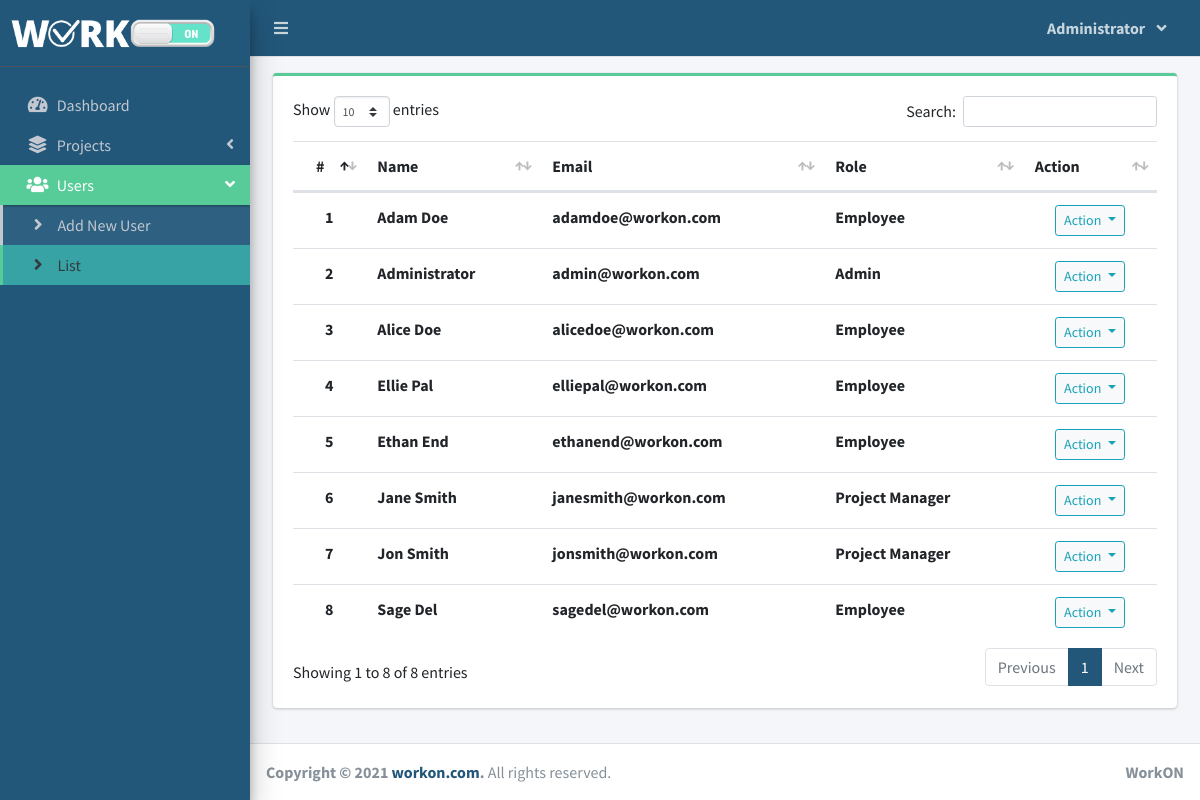
The page /index.php?page=user_list (signed in) on the database its author committed.
### tables this page shows
CREATE TABLE `users` (
  `id` int(30) NOT NULL,
  `firstname` varchar(200) NOT NULL,
  `lastname` varchar(200) NOT NULL,
  `email` varchar(200) NOT NULL,
  `password` text NOT NULL,
  `type` tinyint(1) NOT NULL DEFAULT 2 COMMENT '1 = admin, 2 = staff',
  `avatar` text NOT NULL DEFAULT 'no-image-available.png',
  `date_created` datetime NOT NULL DEFAULT current_timestamp()
);

### user_list.php (the view, shortened to what this page needs)
<?php include'db_connect.php' ?>
<div class="col-lg-12">
	<div class="card card-outline card-success">
		<div class="card-body">
			<div class="table-responsive xpand xpand-table x-scroll">
				<table class="table tabe-hover table-condensed " id="list">
					<thead>
						<tr>
							<th class="text-center">#</th>
							<th>Name</th>
							<th>Email</th>
							<th>Role</th>
							<th>Action</th>
						</tr>
					</thead>
					<tbody>
						<?php
						$i = 1;
						$type = array('',"Admin","Project Manager","Employee");
						$qry = $conn->query("SELECT *,concat(firstname,' ',lastname) as name FROM users order by concat(firstname,' ',lastname) asc");
						while($row= $qry->fetch_assoc()):
						?>
						<tr>
							<th class="text-center"><?php echo $i++ ?></th>
							<td><b><?php echo ucwords($row['name']) ?></b></td>
							<td><b><?php echo $row['email'] ?></b></td>
							<td><b><?php echo $type[$row['type']] ?></b></td>
							<td class="text-center">
								<button type="button" class="btn btn-default btn-sm btn-round border-info wave-effect text-info dropdown-toggle" data-toggle="dropdown" aria-expanded="true">
								Action
								</button>
							</td>
						</tr>
					<?php endwhile; ?>
					</tbody>
				</table>
			</div>
		</div>
	</div>
</div>

### index.php (shortened to what this page needs)
<!DOCTYPE html>
<html lang="en">
<?php
	include 'header.php'
?>
<body class="hold-transition sidebar-mini layout-fixed layout-navbar-fixed layout-footer-fixed">
<div class="wrapper">
  <?php include 'topbar.php' ?>
  <?php include 'sidebar.php' ?>
  <div class="content-wrapper">
    <div class="content-header p-2">
    </div>
    <section class="content">
      <div class="container-fluid">
         <?php
            $page = isset($_GET['page']) ? $_GET['page'] : 'home';
            if(!file_exists($page.".php")){
                include '404.html';
            }else{
            include $page.'.php';
            }
          ?>
      </div>
    </section>
  </div>
  <footer class="main-footer">
    <strong>Copyright &copy; 2021 <a href="index.php">workon.com</a>.</strong>
    All rights reserved.
    <div class="float-right d-none d-sm-inline-block">
      <b><?php echo $_SESSION['system']['name'] ?></b>
    </div>
  </footer>
</div>
</body>
</html>

### header.php (shortened to what this page needs)
<head>
  <link rel="stylesheet" href="assets/dist/css/custom.css">
  <link rel="stylesheet" href="assets/plugins/fontawesome-free/css/all.min.css">
  <link rel="stylesheet" href="assets/plugins/overlayScrollbars/css/OverlayScrollbars.min.css">
  <link rel="stylesheet" href="assets/plugins/datatables-bs4/css/dataTables.bootstrap4.min.css">
  <link rel="stylesheet" href="assets/plugins/datatables-responsive/css/responsive.bootstrap4.min.css">
  <link rel="stylesheet" href="assets/plugins/datatables-buttons/css/buttons.bootstrap4.min.css">
  <link rel="stylesheet" href="assets/plugins/select2/css/select2.min.css">
  <link rel="stylesheet" href="assets/plugins/select2-bootstrap4-theme/select2-bootstrap4.min.css">
  <link rel="stylesheet" href="assets/plugins/sweetalert2-theme-bootstrap-4/bootstrap-4.min.css">
  <link rel="stylesheet" href="assets/plugins/toastr/toastr.min.css">
  <link rel="stylesheet" href="assets/plugins/dropzone/min/dropzone.min.css">
  <link rel="stylesheet" href="assets/dist/css/jquery.datetimepicker.min.css">
  <link rel="stylesheet" href="assets/plugins/icheck-bootstrap/icheck-bootstrap.min.css">
  <link rel="stylesheet" href="assets/plugins/bootstrap4-toggle/css/bootstrap4-toggle.min.css">
  <link rel="stylesheet" href="assets/dist/css/workon.css">
  <link rel="stylesheet" href="assets/dist/css/styles.css">
  <link rel="stylesheet" href="assets/plugins/summernote/summernote-bs4.min.css">
</head>

### topbar.php (shortened to what this page needs)
<nav class="main-header navbar navbar-expand navbar-primary navbar-dark ">
  <ul class="navbar-nav">
    <?php if(isset($_SESSION['login_id'])): ?>
    <li class="nav-item">
      <a class="nav-link" data-widget="pushmenu" href="" role="button"><i class="fas fa-bars"></i></a>
    </li>
  <?php endif; ?>
  </ul>
  <ul class="navbar-nav ml-auto">
    <li class="nav-item dropdown">
      <a class="nav-link"  data-toggle="dropdown" aria-expanded="true" href="javascript:void(0)">
        <span>
          <div class="d-felx badge-pill">
            <span><b><?php echo ucwords($_SESSION['login_firstname']) ?></b></span>
            <span class="fa fa-angle-down ml-2"></span>
          </div>
        </span>
      </a>
    </li>
  </ul>
</nav>

### sidebar.php (shortened to what this page needs)
<aside class="main-sidebar sidebar-dark-primary elevation-4">
  <div class="dropdown brand-logo mb-5">
    <a href="./" class="nav-item brand-link">
      <?php if($_SESSION['login_type'] == 1): ?>
        <img src="assets/img/work-on-logo.png" height="40px" >
      <?php else: ?>
        <img src="assets/img/work-on-logo.png" height="40px">
      <h3 class="text-center p-0 m-0 hide"><b>USER</b></h3>
      <?php endif; ?>
    </a>
  </div>
  <div class="sidebar pb-4 mb-5">
    <nav class="mt-4">
      <ul class="nav nav-pills nav-sidebar flex-column nav-flat" data-widget="treeview" role="menu" data-accordion="false">
        <li class="nav-item dropdown mt-2">
          <a href="./" class="nav-link nav-home">
            <i class="nav-icon fas fa-tachometer-alt"></i>
            <p>
              Dashboard
            </p>
          </a>
        </li>
        <li class="nav-item">
          <a href="#" class="nav-link nav-edit_project nav-view_project">
            <i class="nav-icon fas fa-layer-group"></i>
            <p>
              Projects
              <i class="right fas fa-angle-left"></i>
            </p>
          </a>
        </li>
        <?php if($_SESSION['login_type'] == 1): ?>
        <li class="nav-item">
          <a href="#" class="nav-link nav-edit_user">
            <i class="nav-icon fas fa-users"></i>
            <p>
              Users
              <i class="right fas fa-angle-left"></i>
            </p>
          </a>
          <ul class="nav nav-treeview">
            <li class="nav-item">
              <a href="./index.php?page=new_user" class="nav-link nav-new_user tree-item">
                <i class="fas fa-angle-right nav-icon"></i>
                <p>Add New User</p>
              </a>
            </li>
            <li class="nav-item">
              <a href="./index.php?page=user_list" class="nav-link nav-user_list tree-item">
                <i class="fas fa-angle-right nav-icon"></i>
                <p>List</p>
              </a>
            </li>
          </ul>
        </li>
      <?php endif; ?>
      </ul>
    </nav>
  </div>
</aside>

### rows shown on the page
users: name "Adam Doe", email "adamdoe@workon.com", type "Employee"
users: name "Administrator", email "admin@workon.com", type "Admin"
users: name "Alice Doe", email "alicedoe@workon.com", type "Employee"
users: name "Ellie Pal", email "elliepal@workon.com", type "Employee"
users: name "Ethan End", email "ethanend@workon.com", type "Employee"
users: name "Jane Smith", email "janesmith@workon.com", type "Project Manager"
users: name "Jon Smith", email "jonsmith@workon.com", type "Project Manager"
users: name "Sage Del", email "sagedel@workon.com", type "Employee"

### other values the page prints
$_SESSION['login_firstname'] "Administrator"
$_SESSION['system']['name'] "WorkON"
